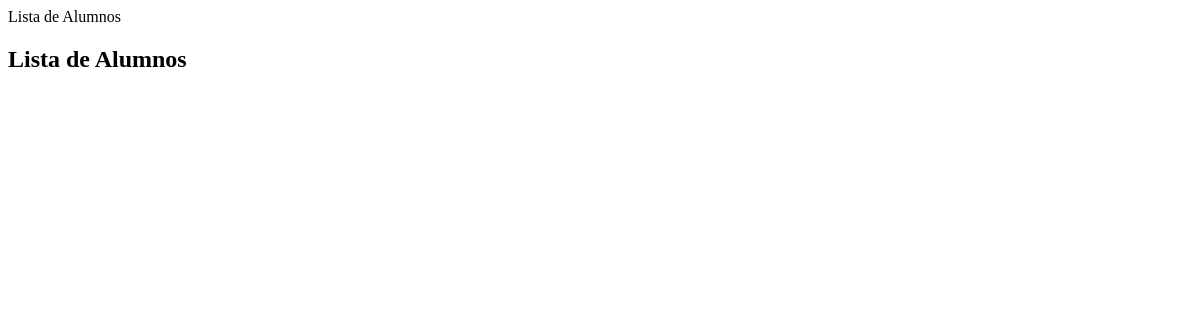
The app's page /alumnos/, older data.
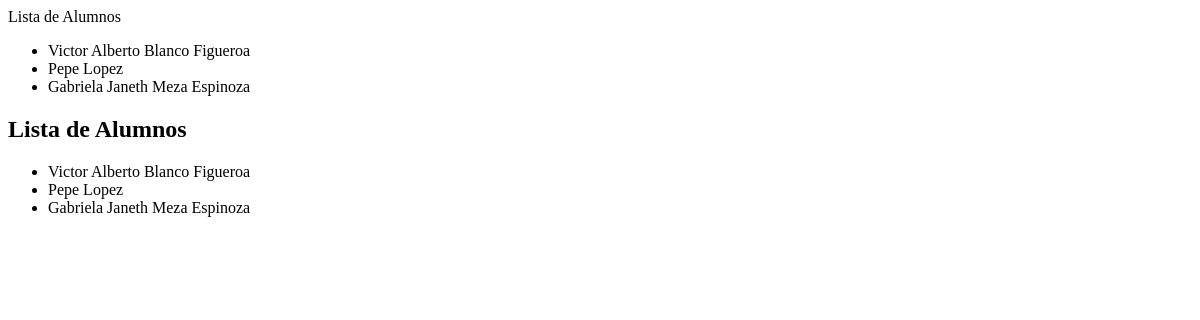
The same page, newer data.
### gestion_escolar/models.py (models this page shows, shortened)
class Alumno(models.Model):
    usuario = models.OneToOneField(User, on_delete=models.CASCADE)
    matricula = models.CharField(max_length=20, unique=True)
    nombre = models.CharField(max_length=100)
    apellido = models.CharField(max_length=100)
    fecha_nacimiento = models.DateField()

### gestion_escolar/views.py (the view)
# urls.py: path('alumnos/', views.lista_alumnos, name='lista_alumnos'),
def lista_alumnos(request):
    alumnos = Alumno.objects.all()
    return render(request, 'gestion/lista_alumnos.html', {'alumnos': alumnos})

### gestion_escolar/templates/gestion/lista_alumnos.html (shortened to what this page needs)
<!DOCTYPE htm
<h2>Lista de Alumnos</h2>
<ul>
    {% for alumno in alumnos %}
        <li>{{ alumno.nombre }} {{ alumno.apellido }}</li>
    {% endfor %}
</ul>
<html>
    <head>
        <link rel="stylesheet" href="">
    </head>
    <body>
        <h2>Lista de Alumnos</h2>
        <ul>
            {% for alumno in alumnos %}
                <li>{{ alumno.nombre }} {{ alumno.apellido }}</li>
            {% endfor %}
        </ul>
    </body>
</html>

Row changes from the older to the newer data that the page shows:
added Alumno: nombre "Victor Alberto", apellido "Blanco Figueroa"
added Alumno: nombre "Pepe", apellido "Lopez"
added Alumno: nombre "Gabriela Janeth", apellido "Meza Espinoza"
